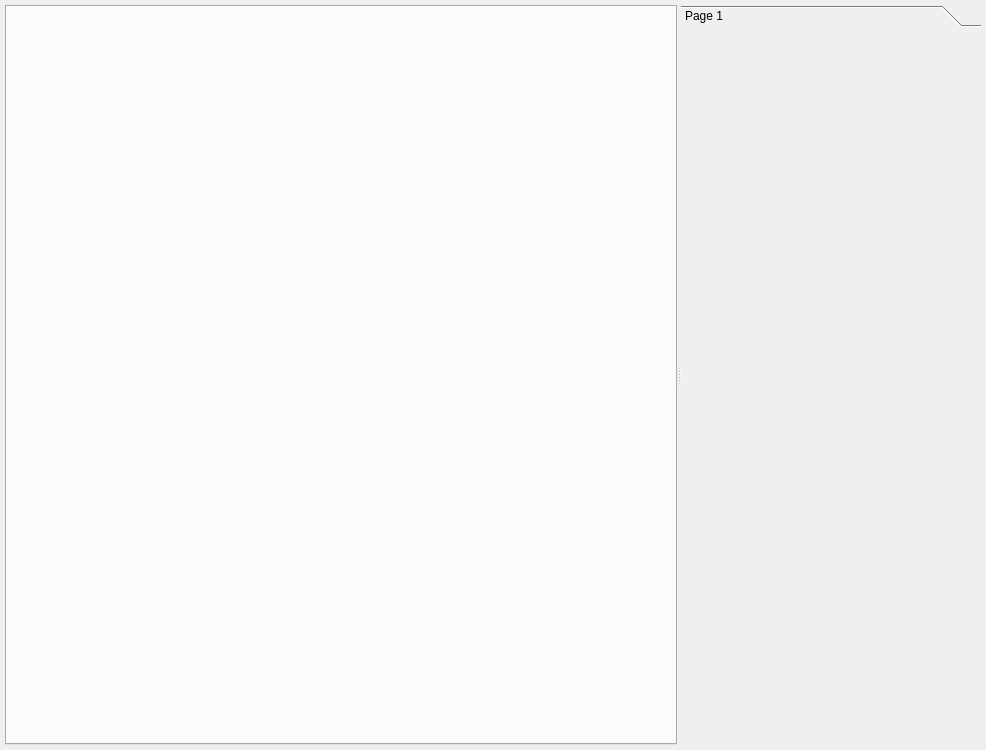
<?xml version="1.0" encoding="UTF-8"?>
<ui version="4.0">
 <author>Anton Rau</author>
 <class>ActimotWidget</class>
 <widget class="QWidget" name="ActimotWidget">
  <property name="geometry">
   <rect>
    <x>0</x>
    <y>0</y>
    <width>986</width>
    <height>750</height>
   </rect>
  </property>
  <property name="windowTitle">
   <string>ActiMot</string>
  </property>
  <layout class="QVBoxLayout" name="verticalLayout">
   <property name="spacing">
    <number>0</number>
   </property>
   <property name="leftMargin">
    <number>5</number>
   </property>
   <property name="topMargin">
    <number>5</number>
   </property>
   <property name="rightMargin">
    <number>5</number>
   </property>
   <property name="bottomMargin">
    <number>5</number>
   </property>
   <item>
    <widget class="QSplitter" name="splitter">
     <property name="sizePolicy">
      <sizepolicy hsizetype="Expanding" vsizetype="Expanding">
       <horstretch>0</horstretch>
       <verstretch>0</verstretch>
      </sizepolicy>
     </property>
     <property name="orientation">
      <enum>Qt::Orientation::Horizontal</enum>
     </property>
     <widget class="QTabWidget" name="tabWidget">
      <property name="currentIndex">
       <number>-1</number>
      </property>
     </widget>
     <widget class="QToolBox" name="toolBox">
      <property name="maximumSize">
       <size>
        <width>300</width>
        <height>16777215</height>
       </size>
      </property>
      <widget class="QWidget" name="page">
       <property name="geometry">
        <rect>
         <x>0</x>
         <y>0</y>
         <width>300</width>
         <height>710</height>
        </rect>
       </property>
       <attribute name="label">
        <string>Page 1</string>
       </attribute>
      </widget>
     </widget>
    </widget>
   </item>
  </layout>
 </widget>
 <resources>
  <include location="../../../../../../resources/resources.qrc"/>
 </resources>
 <connections/>
</ui>
